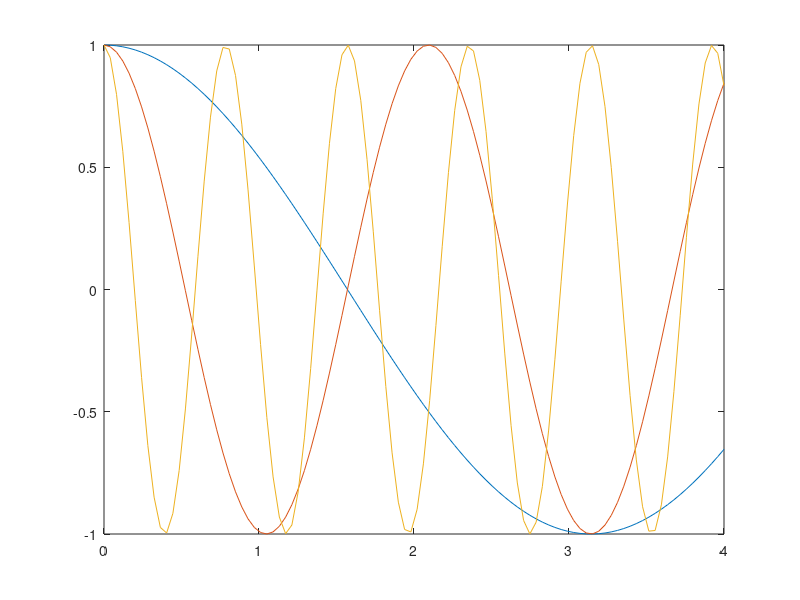

This figure's MATLAB source:
% Zadatak 2.

% Generirajte vektor x ∈ [0, 8], sveukupno 100 točaka. Nacrtajte funkciju cos(x),cos(3*x)
% te cos(8*x) korištenjem funkcije plot.

clear
clc

x = linspace(0,4,100);
a = cos(x)
b = cos(3*x);
c = cos(8*x);

plot(x, a)
hold on
plot(x, b)
hold on
plot(x, c)